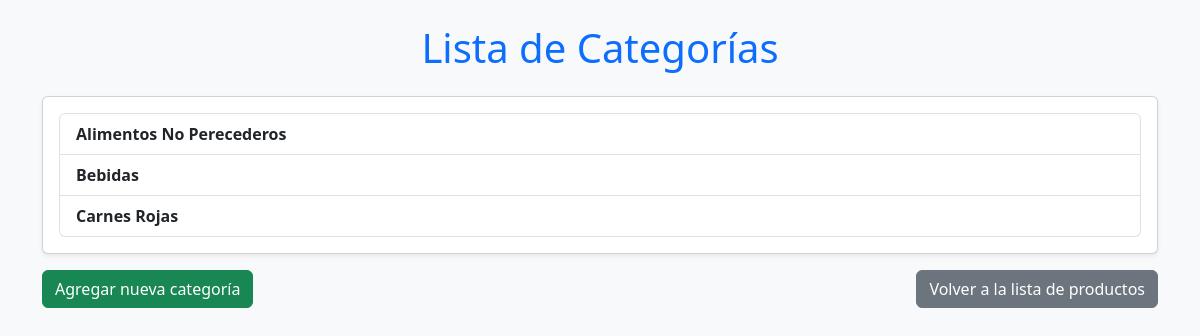
Page /categorias/ on the committed database.
### pyGeneric/models.py (models this page shows, shortened)
class Categoria(models.Model):
    name = models.CharField(max_length=100)

### pyGeneric/views.py (the view)
# urls.py: path('categorias/', CategoriaListView.as_view(), name='categorias_lista'),
class CategoriaListView(ListView):
    model = Categoria
    context_object_name = 'categorias'
    template_name = 'pyGeneric/categoria_list.html'
    def get_context_data(self, **kwargs):
        context = super().get_context_data(**kwargs)
        return context

### pyGeneric/templates/pyGeneric/categoria_list.html (shortened to what this page needs)
<!DOCTYPE html>
<html lang="en">
<head>
    <link href="https://cdn.jsdelivr.net/npm/bootstrap@5.3.1/dist/css/bootstrap.min.css" rel="stylesheet">
</head>
<body class="bg-light">
    <div class="container py-4">
        <h1 class="text-center text-primary mb-4">Lista de Categorías</h1>
        <div class="card shadow-sm">
            <div class="card-body">
                {% if categorias %}
                    <ul class="list-group">
                        {% for categoria in categorias %}
                            <li class="list-group-item">
                                <strong>{{ categoria.name }}</strong>
                            </li>
                        {% endfor %}
                    </ul>
                {% else %}
                    <div class="alert alert-warning text-center" role="alert">
                        No hay categorías registradas.
                    </div>
                {% endif %}
            </div>
        </div>
        <div class="d-flex justify-content-between mt-3">
            <a href="{% url 'categoria_crear' %}" class="btn btn-success">Agregar nueva categoría</a>
            <a href="{% url 'productos_lista' %}" class="btn btn-secondary">Volver a la lista de productos</a>
        </div>
    </div>
</body>
</html>

### rows in the picture
Categoria: name "Alimentos No Perecederos"
Categoria: name "Bebidas"
Categoria: name "Carnes Rojas"
